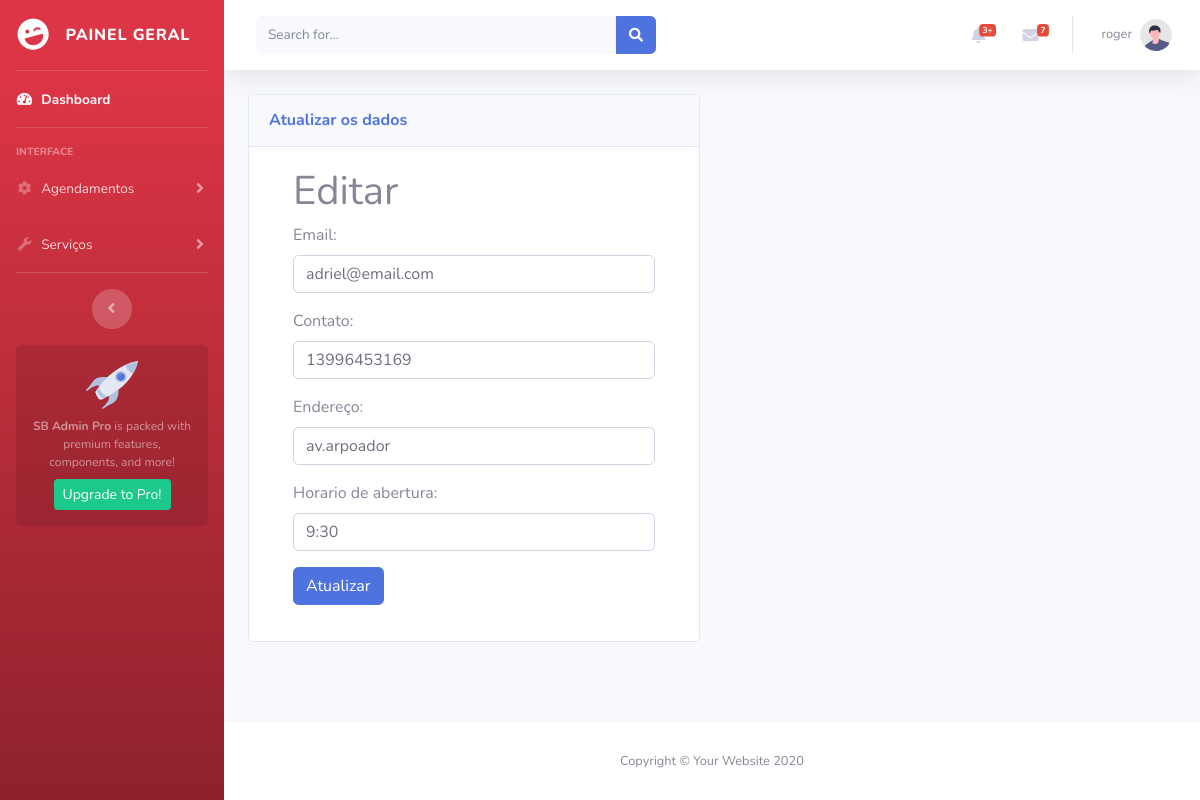
Page /admin/painel/confige.php (signed in) on the committed database.
### tables this page shows
CREATE TABLE `lojas` (
  `id` int(11) NOT NULL,
  `shopEmail` varchar(255) DEFAULT NULL,
  `shopContact` varchar(255) DEFAULT NULL,
  `shopAddress` varchar(255) DEFAULT NULL,
  `shopOpenTime` varchar(255) DEFAULT NULL
);

### admin/painel/confige.php (the view, shortened to what this page needs)
<?php
$username = $_SESSION["username"];
?>
<!DOCTYPE html>
<html lang="en">
<head>
    <link href="vendor/fontawesome-free/css/all.min.css" rel="stylesheet" type="text/css">
    <link href="css/sb-admin-2.min.css" rel="stylesheet">
</head>
<body id="page-top">
    <div id="wrapper">
        <ul class="navbar-nav bg-gradient-primary sidebar sidebar-dark accordion" id="accordionSidebar">
            <a class="sidebar-brand d-flex align-items-center justify-content-center" href="index.php">
                <div class="sidebar-brand-icon rotate-n-15">
                    <i class="fas fa-laugh-wink"></i>
                </div>
                <div class="sidebar-brand-text mx-3">Painel Geral</div>
            </a>
            <hr class="sidebar-divider my-0">
            <li class="nav-item active">
                <a class="nav-link" href="index.php">
                    <i class="fas fa-fw fa-tachometer-alt"></i>
                    <span>Dashboard</span></a>
            </li>
            <hr class="sidebar-divider">
            <div class="sidebar-heading">
                Interface
            </div>
            <li class="nav-item">
                <a class="nav-link collapsed" href="#" data-toggle="collapse" data-target="#collapseTwo" aria-expanded="true" aria-controls="collapseTwo">
                    <i class="fas fa-fw fa-cog"></i>
                    <span>Agendamentos</span>
                </a>
            </li>
            <li class="nav-item">
                <a class="nav-link collapsed" href="#" data-toggle="collapse" data-target="#collapseUtilities" aria-expanded="true" aria-controls="collapseUtilities">
                    <i class="fas fa-fw fa-wrench"></i>
                    <span>Serviços</span>
                </a>
            </li>
            <hr class="sidebar-divider d-none d-md-block">
            <div class="text-center d-none d-md-inline">
                <button class="rounded-circle border-0" id="sidebarToggle"></button>
            </div>
            <div class="sidebar-card d-none d-lg-flex">
                <img class="sidebar-card-illustration mb-2" src="img/undraw_rocket.svg" alt="...">
                <p class="text-center mb-2"><strong>SB Admin Pro</strong> is packed with premium features, components, and more!</p>
                <a class="btn btn-success btn-sm" href="https://startbootstrap.com/theme/sb-admin-pro">Upgrade to Pro!</a>
            </div>
        </ul>
        <div id="content-wrapper" class="d-flex flex-column">
            <div id="content">
                <nav class="navbar navbar-expand navbar-light bg-white topbar mb-4 static-top shadow">
                    <form class="d-none d-sm-inline-block form-inline mr-auto ml-md-3 my-2 my-md-0 mw-100 navbar-search">
                        <div class="input-group">
                            <input type="text" class="form-control bg-light border-0 small" placeholder="Search for..." aria-label="Search" aria-describedby="basic-addon2">
                            <div class="input-group-append">
                                <button class="btn btn-primary" type="button">
                                    <i class="fas fa-search fa-sm"></i>
                                </button>
                            </div>
                        </div>
                    </form>
                    <ul class="navbar-nav ml-auto">
                        <li class="nav-item dropdown no-arrow mx-1">
                            <a class="nav-link dropdown-toggle" href="#" id="alertsDropdown" role="button" data-toggle="dropdown" aria-haspopup="true" aria-expanded="false">
                                <i class="fas fa-bell fa-fw"></i>
                                <span class="badge badge-danger badge-counter">3+</span>
                            </a>
                        </li>
                        <li class="nav-item dropdown no-arrow mx-1">
                            <a class="nav-link dropdown-toggle" href="#" id="messagesDropdown" role="button" data-toggle="dropdown" aria-haspopup="true" aria-expanded="false">
                                <i class="fas fa-envelope fa-fw"></i>
                                <span class="badge badge-danger badge-counter">7</span>
                            </a>
                        </li>
                        <li class="nav-item dropdown no-arrow">
                            <a class="nav-link dropdown-toggle" href="#" id="userDropdown" role="button" data-toggle="dropdown" aria-haspopup="true" aria-expanded="false">
                                <span class="mr-2 d-none d-lg-inline text-gray-600 small"> <?php echo $username; ?></h2></span>
                                <img class="img-profile rounded-circle" src="img/undraw_profile.svg">
                            </a>
                        </li>
                    </ul>
                </nav>
                <div class="container-fluid">
                    <?php
                    if (isset($_GET['id'])) {
                        $id = $_GET['id'];
                    } else {
                        $id = 1;
                    }
                    $sql = "SELECT * FROM lojas WHERE id = $id";
                    $result = $conexao->query($sql);
                    if ($result->num_rows > 0) {
                        $row = $result->fetch_assoc();
                    } else {
                        echo "Loja não encontrada.";
                        exit;
                    }
                    ?>
                    <div class="row">
                        <div class="col-lg-6">
                            <div class="card position-relative">
                                <div class="card-header py-3">
                                    <h6 class="m-0 font-weight-bold text-primary">Atualizar os dados</h6>
                                </div>
                                <div class="card-body">
                                    <div class="mb-3">
                                        <div class="container">
                                            <h1>Editar</h1>
                                            <form method="post" action="">
                                                <div class="mb-3">
                                                    <label for="shopEmail" class="form-label">Email:</label>
                                                    <input type="text" class="form-control" id="shopEmail" name="shopEmail" value="<?php echo $row['shopEmail']; ?>">
                                                </div>
                                                <div class="mb-3">
                                                    <label for="shopContact" class="form-label">Contato:</label>
                                                    <input type="text" class="form-control" id="shopContact" name="shopContact" value="<?php echo $row['shopContact']; ?>">
                                                </div>
                                                <div class="mb-3">
                                                    <label for="shopAddress" class="form-label">Endereço:</label>
                                                    <input type="text" class="form-control" id="shopAddress" name="shopAddress" value="<?php echo $row['shopAddress']; ?>">
                                                </div>
                                                <div class="mb-3">
                                                    <label for="shopOpenTime" class="form-label">Horario de abertura: </label>
                                                    <input type="text" class="form-control" id="shopOpenTime" name="shopOpenTime" value="<?php echo $row['shopOpenTime']; ?>">
                                                </div>
                                                <button type="submit" class="btn btn-primary">Atualizar</button>
                                            </form>
                                        </div>
                                    </div>
                                </div>
                            </div>
                        </div>
                    </div>
                </div>
            </div>
            <footer class="sticky-footer bg-white">
                <div class="container my-auto">
                    <div class="copyright text-center my-auto">
                        <span>Copyright &copy; Your Website 2020</span>
                    </div>
                </div>
            </footer>
        </div>
    </div>
</body>
</html>

### rows in the picture
lojas: shopEmail "adriel@email.com", shopContact "13996453169", shopAddress "av.arpoador", shopOpenTime "9:30"

### other values in the picture
$username "roger"
